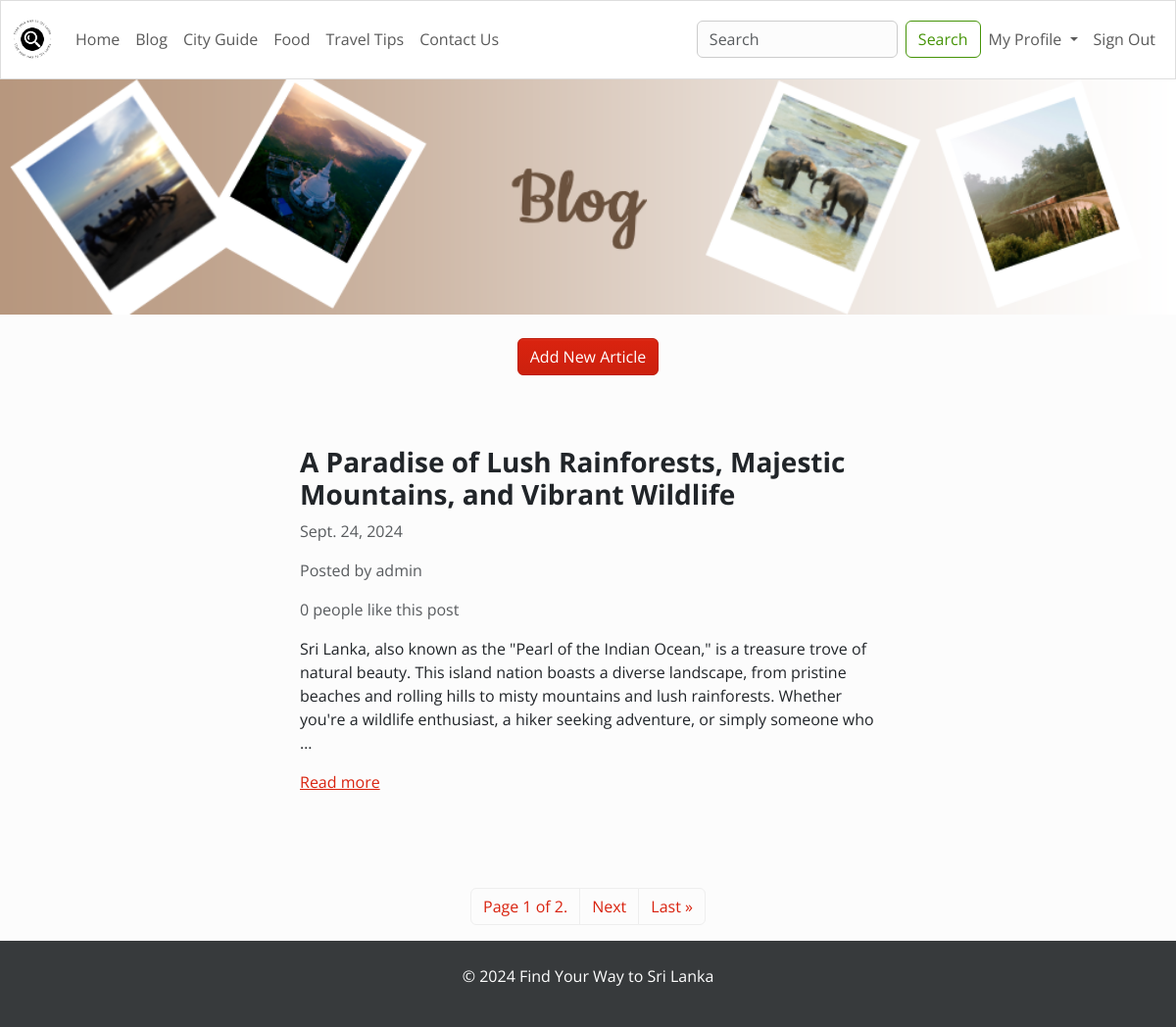
Page /blog/ (signed in) on the committed database.
### blog/models.py (models this page shows, shortened)
class Article(models.Model):
    title = models.CharField(max_length=255)
    content = HTMLField()
    date = models.DateField(auto_now_add=True)
    author = models.ForeignKey(User, on_delete=models.CASCADE)
    featured = models.BooleanField(default=False)
    likes = models.ManyToManyField(User, related_name='likes', blank=True)
    articale_image = models.ImageField(upload_to='', default='placeholder.png')

### blog/views.py (the view)
# urls.py: path('blog/', BlogView.as_view(), name='blog'),  # Mapping blog URLs
class BlogView(ListView):
    model = Article
    queryset = Article.objects.all().order_by('-date')
    template_name = 'blog/blog.html'
    paginate_by = 1

### blog/templates/blog/blog.html (shortened to what this page needs)
{% extends 'blog/base.html' %}
{% load static %}
{% block content %}
<div class="row">
    <div class="col-12 banner-container">
        <img src="{% static 'images/blog.webp' %}" class="img-fluid w-100" alt="Banner Image">
    </div>
</div>
{% if user.is_authenticated %}
<div class="row">
    <div class="col-12 text-center my-4">
        <a href="{% url 'add_article' %}" class="btn btn-primary">Add New Article</a>
    </div>
</div>
{% endif %}
{% for object in object_list %}
<div class="row">
    <div class="col-md-6 col-11 mx-md-auto mx-3 mt-5 mb-5">
        <h3 class="fw-bold">{{ object.title }}</h3>
        <p class="text-muted"> {{ object.date }}</p>
        <p class="text-muted">Posted by {{ object.author.username }}</p>
        {% if object.likes.count == 1 %}
            <p class="text-muted">{{ object.likes.count }} person likes this post</p>
        {% else %}
            <p class="text-muted">{{ object.likes.count }} people like this post</p>
        {% endif %}
        <div class="my-3">
            {{ object.content|truncatewords_html:50|safe }}
        </div>
        <a href="{% url 'detail_article' object.id %}">Read more</a>
    </div>
</div>
{% endfor %}
<nav>
    <ul class="pagination">
        <div class="mx-auto d-flex flex-row mt-5">
            <li class="page-item">
                <a class="page-link" href="#">Page {{ page_obj.number }} of {{ page_obj.paginator.num_pages }}.</a>
            </li>
            {% if page_obj.has_next %}
                <li class="page-item">
                    <a class="page-link" href="?page={{ page_obj.next_page_number }}">Next</a>
                </li>
                <li class="page-item">
                    <a class="page-link" href="?page={{ page_obj.paginator.num_pages }}">Last &raquo;</a>
                </li>
            {% endif %}
        </div>
    </ul>
</nav>
{% endblock content %}

### static/css/style.css (style rules this page uses)
* { margin: 0; }

### rows in the picture
Article: title "A Paradise of Lush Rainforests, Majestic Mountains, and Vibrant Wildlife", date "Sept. 24, 2024", author.username "admin", likes.count "0", content "Sri Lanka, also known as the \"Pearl of the Indian Ocean,\" is a treasure trove of natural beauty. This island nation boasts a diverse landscape, from pristine beaches and rolling hills to misty mountains and lush rainforests. Whether you're a wildlife enthusiast, a hiker seeking adventure, or simply someone who …"

### other values in the picture
{{ page_obj.number }} "1"
{{ page_obj.paginator.num_pages }} "2"
